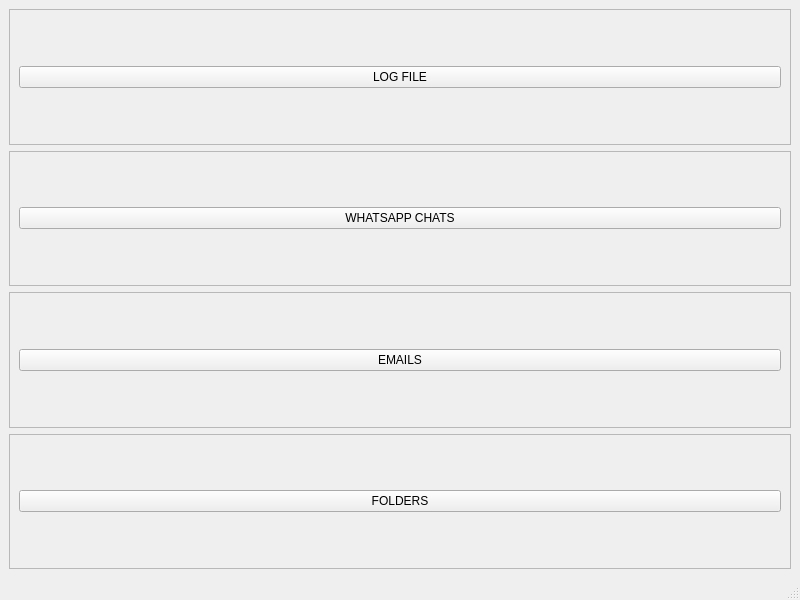
<?xml version="1.0" encoding="UTF-8"?>
<ui version="4.0">
 <class>window5</class>
 <widget class="QMainWindow" name="window5">
  <property name="geometry">
   <rect>
    <x>0</x>
    <y>0</y>
    <width>800</width>
    <height>600</height>
   </rect>
  </property>
  <property name="windowTitle">
   <string>window5</string>
  </property>
  <widget class="QWidget" name="centralwidget">
   <layout class="QVBoxLayout" name="verticalLayout">
    <item>
     <widget class="QFrame" name="frame_4">
      <property name="frameShape">
       <enum>QFrame::StyledPanel</enum>
      </property>
      <property name="frameShadow">
       <enum>QFrame::Raised</enum>
      </property>
      <layout class="QHBoxLayout" name="horizontalLayout">
       <item>
        <widget class="QPushButton" name="pushButton">
         <property name="text">
          <string>LOG FILE</string>
         </property>
        </widget>
       </item>
      </layout>
     </widget>
    </item>
    <item>
     <widget class="QFrame" name="frame_3">
      <property name="frameShape">
       <enum>QFrame::StyledPanel</enum>
      </property>
      <property name="frameShadow">
       <enum>QFrame::Raised</enum>
      </property>
      <layout class="QHBoxLayout" name="horizontalLayout_2">
       <item>
        <widget class="QPushButton" name="pushButton_2">
         <property name="text">
          <string>WHATSAPP CHATS</string>
         </property>
        </widget>
       </item>
      </layout>
     </widget>
    </item>
    <item>
     <widget class="QFrame" name="frame_2">
      <property name="frameShape">
       <enum>QFrame::StyledPanel</enum>
      </property>
      <property name="frameShadow">
       <enum>QFrame::Raised</enum>
      </property>
      <layout class="QHBoxLayout" name="horizontalLayout_3">
       <item>
        <widget class="QPushButton" name="pushButton_3">
         <property name="text">
          <string>EMAILS</string>
         </property>
        </widget>
       </item>
      </layout>
     </widget>
    </item>
    <item>
     <widget class="QFrame" name="frame">
      <property name="frameShape">
       <enum>QFrame::StyledPanel</enum>
      </property>
      <property name="frameShadow">
       <enum>QFrame::Raised</enum>
      </property>
      <layout class="QHBoxLayout" name="horizontalLayout_4">
       <item>
        <widget class="QPushButton" name="pushButton_4">
         <property name="text">
          <string>FOLDERS</string>
         </property>
        </widget>
       </item>
      </layout>
     </widget>
    </item>
   </layout>
  </widget>
  <widget class="QStatusBar" name="statusbar"/>
 </widget>
 <resources/>
 <connections/>
</ui>
